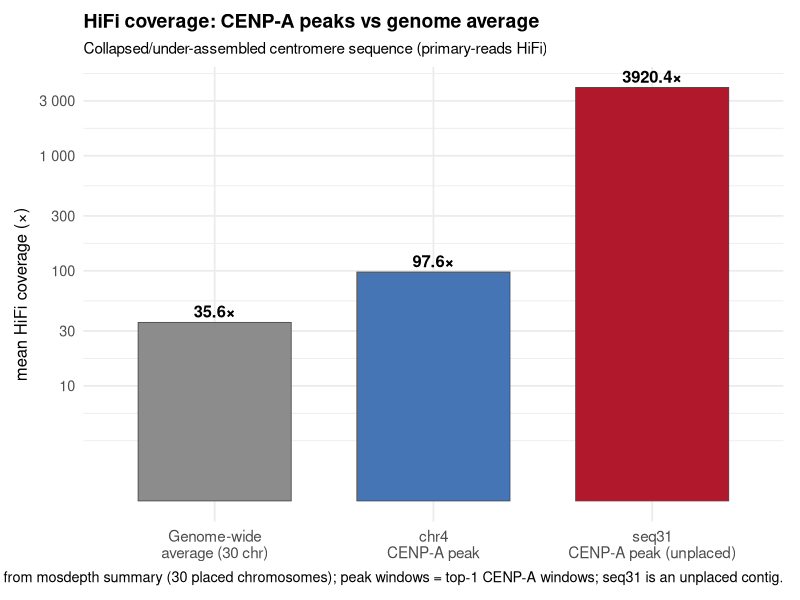
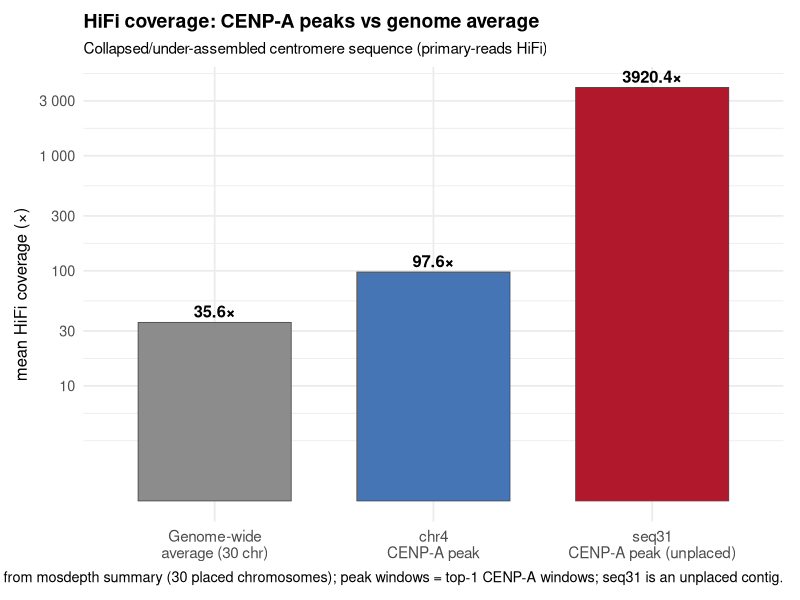
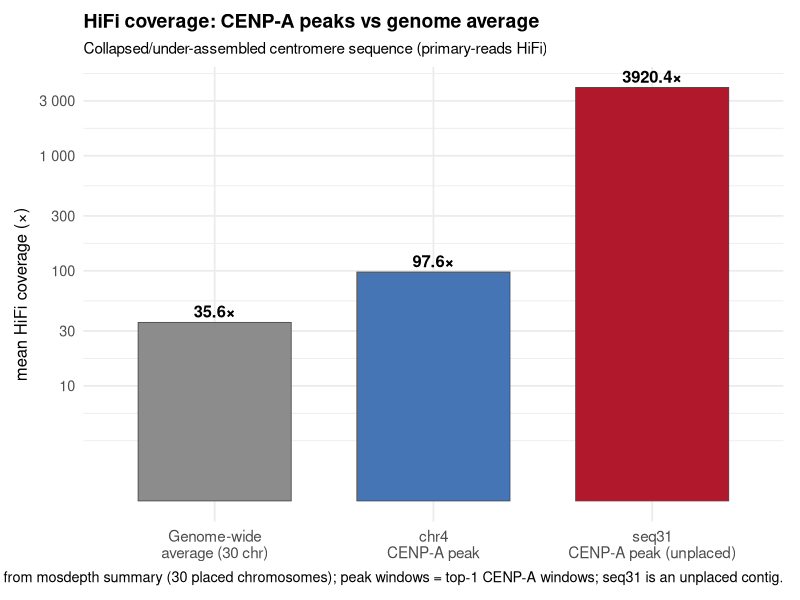

Generate these figures, in order, with R:
#!/usr/bin/env Rscript
# HiFi coverage: genome-wide average vs CENP-A peak regions vs seq31
# Evidence for collapsed/under-assembled centromere sequence.
#
# Data source: mosdepth per-base primary-reads HiFi coverage
#   hifiasm_041425_scaffolded_juiceBox_sorted_primaryReads_long_read_coverage_basepair_level.per-base.bed.gz
#   (chr4 length 151,562,733 = matches the CENP-A mapping assembly)
# Peak windows = top-1 CENP-A windows from results/top_window_signal_fraction.csv (XG_150).
# seq31 peak = the 3.9k x locus at seq31:1,218,000-1,238,000 (unplaced contig).
#
# Run: Rscript hifi_coverage_cenpa_peaks.R
# Env: r-visualizations

suppressPackageStartupMessages({
  library(ggplot2)
  library(scales)
})

# ---- Coverage values (computed via tabix on the per-base bed.gz) ----
dat <- data.frame(
  label = c("Genome-wide\naverage (30 chr)",
            "chr4\nCENP-A peak",
            "seq31\nCENP-A peak (unplaced)"),
  coverage = c(35.6, 97.6, 3920.4),
  stringsAsFactors = FALSE
)

# Order: genome avg first, then peaks ascending
dat$label <- factor(dat$label, levels = dat$label)
dat$hjust <- c(0.5, 0.5, 0.5)

p <- ggplot(dat, aes(x = label, y = coverage, fill = label)) +
  geom_col(width = 0.7, color = "grey30", linewidth = 0.3) +
  geom_text(aes(label = paste0(round(coverage, 1), "×")),
            vjust = -0.4, size = 4.2, fontface = "bold") +
  scale_y_log10(breaks = c(10, 30, 100, 300, 1000, 3000),
                labels = label_number(accuracy = 1)) +
  scale_fill_manual(values = c("grey55", "#4575B4", "#B2182B")) +
  labs(title = "HiFi coverage: CENP-A peaks vs genome average",
       subtitle = "Collapsed/under-assembled centromere sequence (primary-reads HiFi)",
       x = NULL,
       y = expression("mean HiFi coverage (×)"),
       caption = paste0("Genome-wide mean from mosdepth summary (30 placed chromosomes); ",
                        "peak windows = top-1 CENP-A windows; seq31 is an unplaced contig.")) +
  theme_minimal(base_size = 13) +
  theme(
    plot.title = element_text(face = "bold", size = 14),
    plot.subtitle = element_text(size = 11),
    legend.position = "none",
    axis.text.x = element_text(size = 11, lineheight = 0.9),
    axis.title.y = element_text(size = 12),
    plot.margin = margin(10, 12, 10, 10)
  )

outbase <- "hifi_coverage_cenpa_peaks"
ggsave(paste0(outbase, ".pdf"), p, width = 6, height = 5)
ggsave(paste0(outbase, ".png"), p, width = 6, height = 5, dpi = 300)
ggsave(paste0(outbase, ".svg"), p, width = 6, height = 5, device = svglite::svglite)

cat("Wrote", paste0(outbase, ".{pdf,png,svg}"), "\n")
cat("Coverage values:\n")
print(dat[, c("label", "coverage")])
